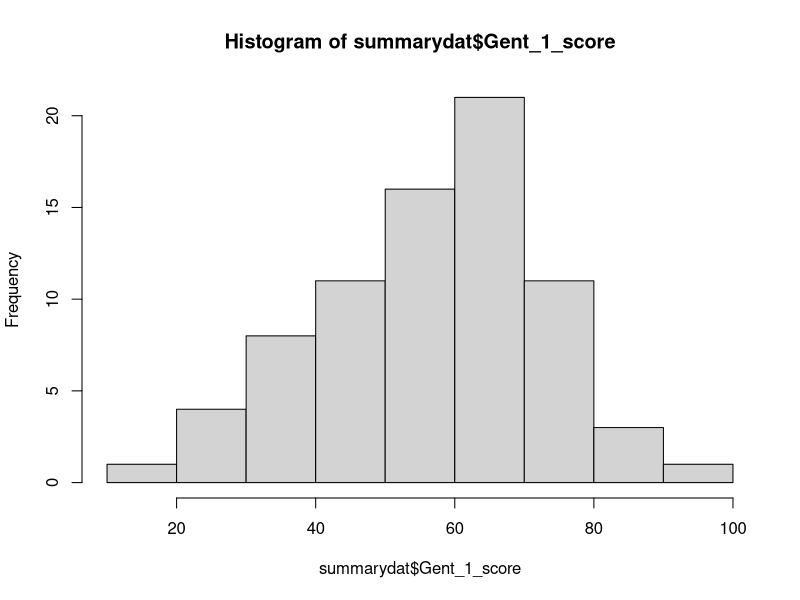
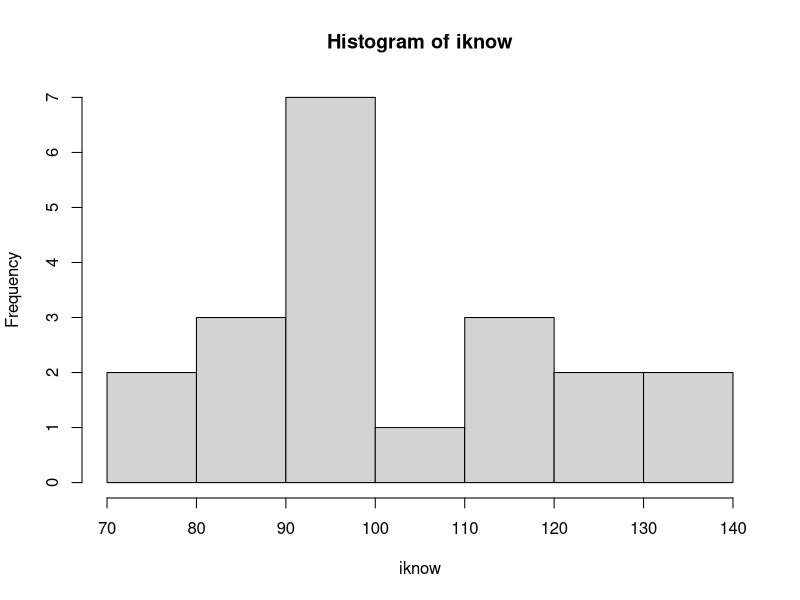

Source code (R) for these figures, in order:
## ---- chunk 1
library(tidyverse)
dat <- read_csv("data/wk2/PSYC411-shipley-scores-anonymous-17_18.csv")
summarydat <- select(dat, subject_ID, Gent_1_score)
hist(summarydat$Gent_1_score)
## ---- chunk 2
library(tidyverse)
iknow <- c(126, 76, 98, 124, 91, 88, 99, 115, 80, 113, 90, 92, 97, 134, 110, 92, 92, 87, 135, 115)
mean(iknow); sd(iknow)
hist(iknow)
